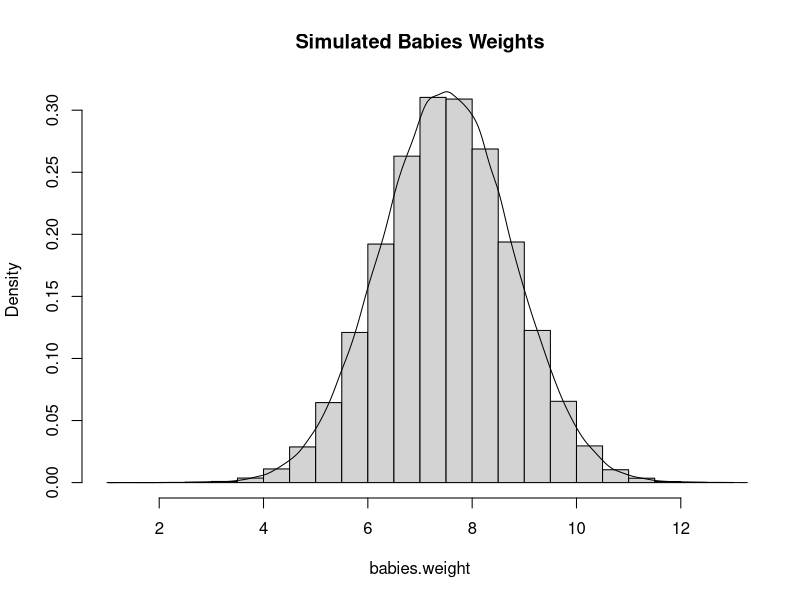
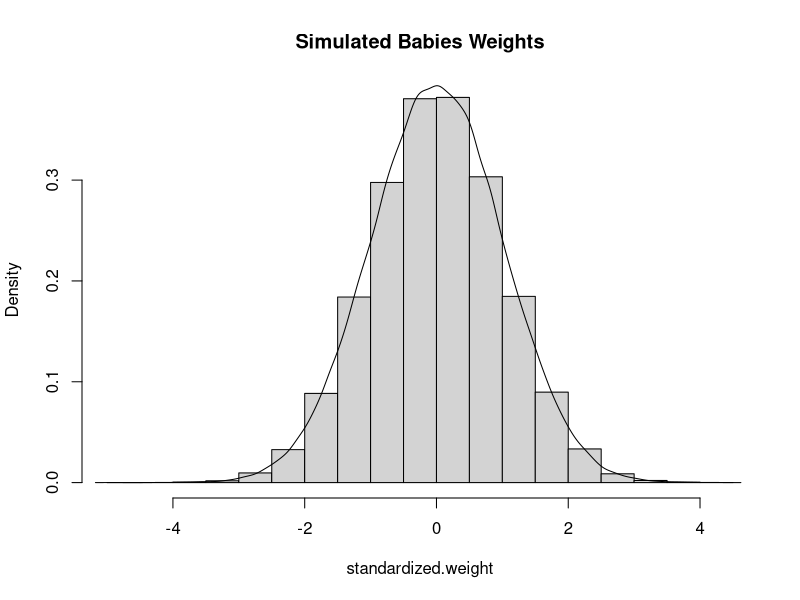
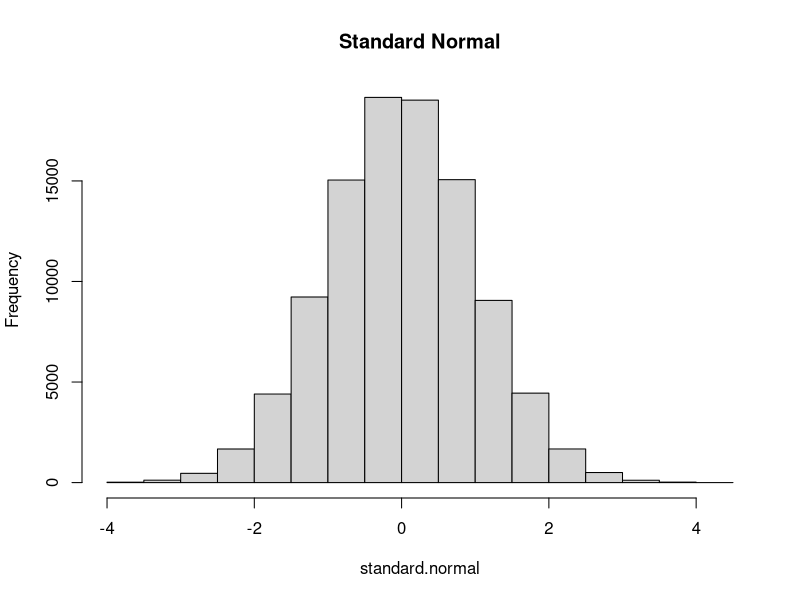
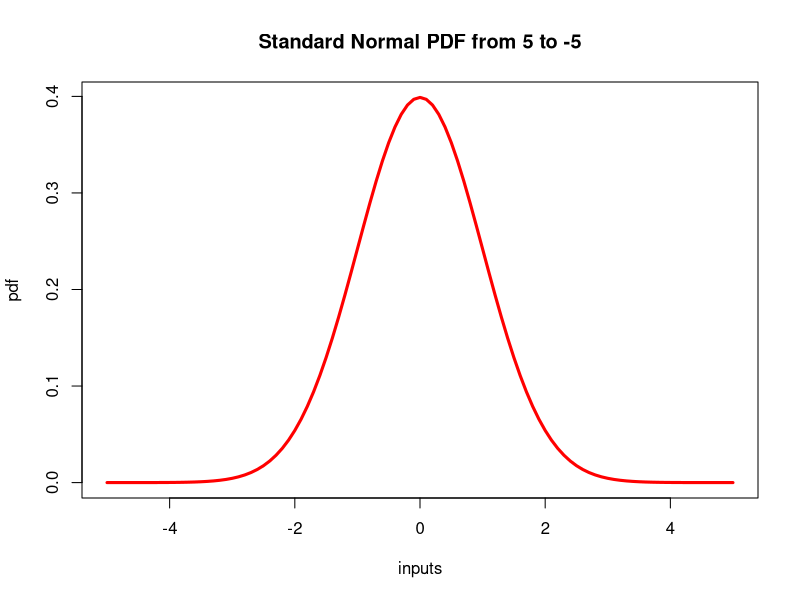
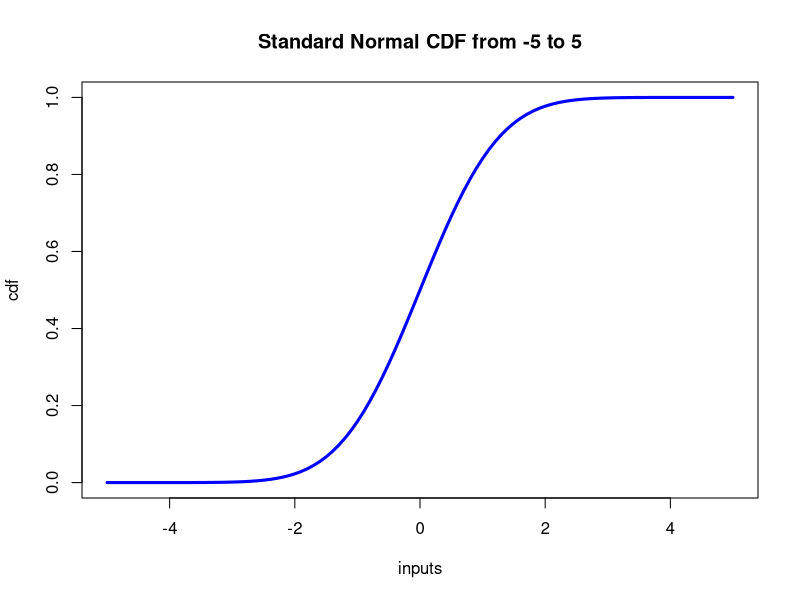
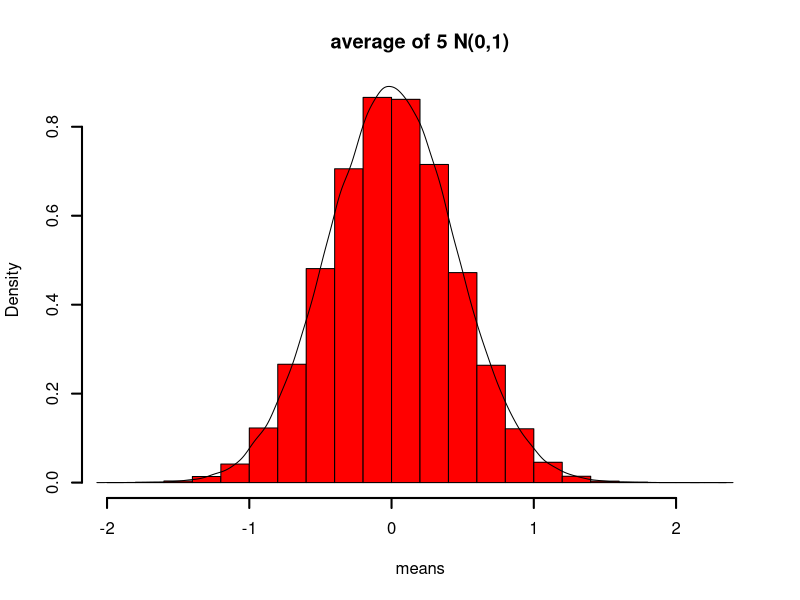
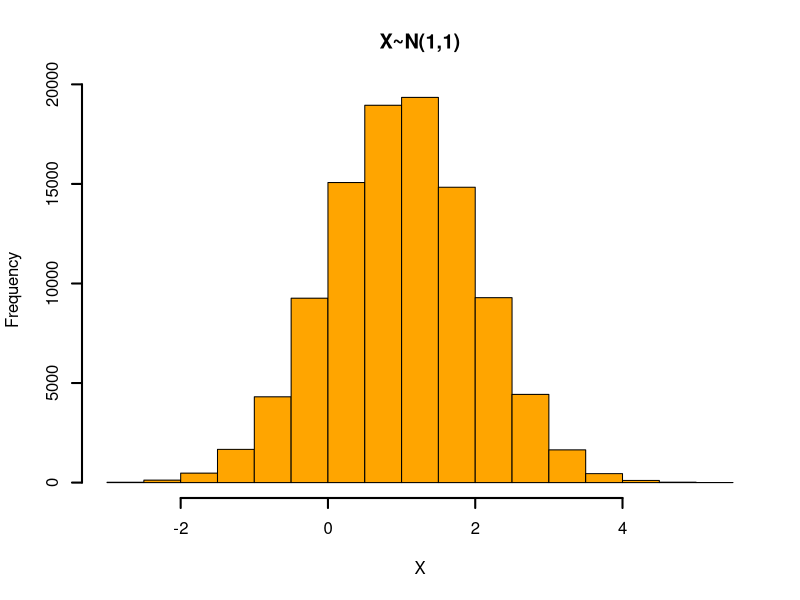
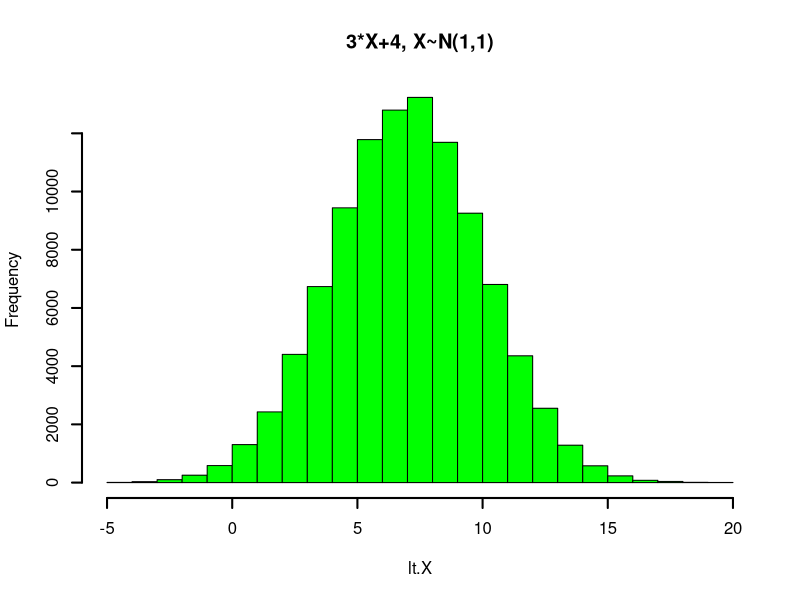

These charts were generated, in order, by the following R code: (Note: this script raises an error after producing the figures.)
## ---- chunk 1
dnorm(1, 5, 3)    #returns the pdf evaluated at a particular value for a Normal random variable
pnorm(1, 5, 3)    #returns the probability of being <= to a particular value for a normal random variable
rnorm(1, 5, 3)    #generates one or more normal random variables
## ---- chunk 2
pnorm(5, 7.5, 1.25) 
## ---- chunk 3
n<-100000
mu<-7.5
sd<-1.25
babies.weight<-rnorm(n, mu, sd)
sum(babies.weight<5)/n  #simulated probability
## ---- chunk 4
hist(babies.weight, main="Simulated Babies Weights", prob=TRUE)
lines(density(babies.weight))
## ---- chunk 5
standardized.weight<- (babies.weight-mu)/sd
hist(standardized.weight, main="Simulated Babies Weights", prob=TRUE)
lines(density(standardized.weight), main="Simulated Babies Weights")
## ---- chunk 6

standard.normal<-rnorm(100000, 0,1)

hist(standard.normal, main="Standard Normal")

## ---- chunk 7
inputs<-seq(-5,5, by=.1)
pdf<-dnorm(inputs, 0,1)
cdf<-pnorm(inputs, 0, 1)

plot(inputs, pdf, type="l", main="Standard Normal PDF from 5 to -5", col="red", lwd=3)

plot(inputs, cdf, type="l", main="Standard Normal CDF from -5 to 5", col="blue", lwd=3)

## ---- chunk 8

rnormalz<-rnorm((100000*5))  #many independent normals with mean 0, variance of 1
rn.matrix<-matrix(rnormalz, ncol=5)  #putting the numbers in a matrix with 5 collumns

## ---- chunk 9

means<-apply(rn.matrix, 1, mean) # takes the median of each row of the rn.matrix 

hist(means, prob = TRUE, col="red", lwd=2, main="average of 5 N(0,1)")
lines(density(means))

## ---- chunk 10

mean(means^2)-mean(means)^2

1/5

## ---- chunk 11
X<-rnorm(100000, 1,1)

hist(X, col="orange", lwd=2, main="X~N(1,1)")

lt.X<-3*X+4
hist(lt.X, col="green", lwd=2, main="3*X+4, X~N(1,1)")

mean(X*lt.X)-(mean(X)*mean(lt.X))  #Simulated Covariance
cov(X,lt.X)
## ---- chunk 12

mean(X*lt.X)-(mean(X)*mean(lt.X)) #Simulated Covariance X, 3X+4

mean(X^2)-mean(X)^2 #simulated variance of X

mean(lt.X^2)-mean(lt.X)^2 #simulated variance of X

#correlation

plot(X, lt.X, col="purple", main="X vs. 3*X+4")
cor(X,lt.X)
## ---- chunk 13
X<-rnorm(100000, 0,1)

plot(density(X), col="orange", lwd=2, main="X~N(0,1)")

X.sq<-X^2
plot(density(X.sq), col="green", lwd=2, main="X^2, X~N(0,1)")

mean(X*X.sq)-(mean(X)*mean(X.sq))  #Simulated Covariance
cov(X,X.Sq)
## ---- chunk 14

mean(X*X.sq)-(mean(X)*mean(X.sq)) #Simulated Covariance X, X^2

mean(X^2)-mean(X)^2 #simulated variance of X

mean(X.sq^2)-mean(X.sq)^2 #simulated variance of X

#correlation

plot(X, X.sq, col="purple", main="X vs. X^2")
cor(X,X.sq)
## ---- chunk 15

## ---- chunk 16

## ---- chunk 17

# Some variable definitions
mu1 <- 0  # mean of X 
mu2 <- 0  # mean of Y  
sig1 <- 1.25	# variance of X 
sig2 <- 1.25	# variance of Y
rho <- .0	# corr(x, y) correlation of X and Y try changing this around

# Some additional variables for x-axis and y-axis 
xm <- -3
xp <- 3
ym <- -3
yp <- 3

X <- seq(xm, xp, length= as.integer((xp + abs(xm)) * 10))  # vector series X
Y <- seq(ym, yp, length= as.integer((yp + abs(ym)) * 10))  # vector series Y

# Core function
bivariate <- function(X,Y){
	term1 <- 1 / (2 * pi * sig1 * sig2 * sqrt(1 - rho^2))
	term2 <- (X - mu1)^2 / sig1^2
	term3 <- -(2 * rho * (X - mu1)*(Y - mu2))/(sig1 * sig2)
	term4 <- (Y - mu2)^2 / sig2^2
	Z <- term2 + term3 + term4
	term5 <- term1 * exp((-Z / (2 *(1 - rho^2))))
	return (term5)
}

# Computes the density values
Z <- outer(X,Y,bivariate)

# Plot
persp(X, Y, Z, main = "Bivariate Normal Distribution",
		sub = bquote(bold(mu[1])==.(mu1)~", "~sigma[1]==.(sig1)~", "~mu[2]==.(mu2)~
		", "~sigma[2]==.(sig2)~", "~rho==.(rho)), zlab="Joint PDF",
		col="lightblue", theta = 30, phi = 45, r = 40, d = 0.1, expand = 0.5,
		ltheta = 90, lphi = 180, shade = 0.3, ticktype = "simple", nticks=5)

